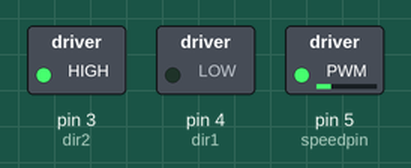
Recording of a sketch running on a simulated Arduino Uno, built with avr-gcc and run on an emulated ATmega328P. Parts: switched loads named in the sketch (green lamp = pin HIGH).

Above: at 0.05 s.
Timing chart, 0 to 3.0 s (numbered marks = the images above):
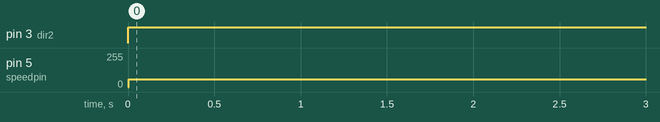

Measured:
- by itself, pin 3 (dir2): LOW → HIGH at 0.00 s
- by itself, pin 5 (speedpin): 0/255 → 60/255 at 0.01 s

The sketch:

dcmotor.ino
```cpp
int speedpin=5;
int dir1=4;
int dir2=3;
int sspeed=255;
int mspeed=60;

void setup() {
pinMode(speedpin,OUTPUT);
pinMode(dir1,OUTPUT);
pinMode(dir2,OUTPUT);
Serial.begin(9600);
}

void loop() {
digitalWrite(dir1,LOW);
digitalWrite(dir2,HIGH);
analogWrite(speedpin,sspeed);
delay(5);
analogWrite(speedpin,mspeed);
delay(1000);
}
```
